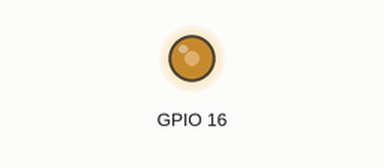
Bench run of a program on a simulated Raspberry Pi (BCM pin numbers). On the bench: output pins drawn as LEDs (lit = HIGH).

Above: at 0.1 s.
Timing chart, 0 to 1.6 s (numbered marks = the images above):
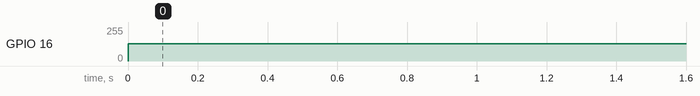

Measured:
- by itself, GPIO 16: 0/255 → 128/255 at 0.00 s

The program:

buzzer.py
```python
import RPi.GPIO as GPIO
import time

pin_buzzer = 16

def bee(pin_b, frequency, duration):
    GPIO.setmode(GPIO.BCM)
    GPIO.setup(pin_b, GPIO.OUT)
    pwm = GPIO.PWM(pin_b, frequency)
    pwm.start(50)
    time.sleep(duration)
    pwm.stop()

def main():
    try:
        while True:
            bee(pin_buzzer, 50, 3)
    except KeyboardInterrupt:
        GPIO.cleanup()

if __name__ == '__main__':
    main()
```
